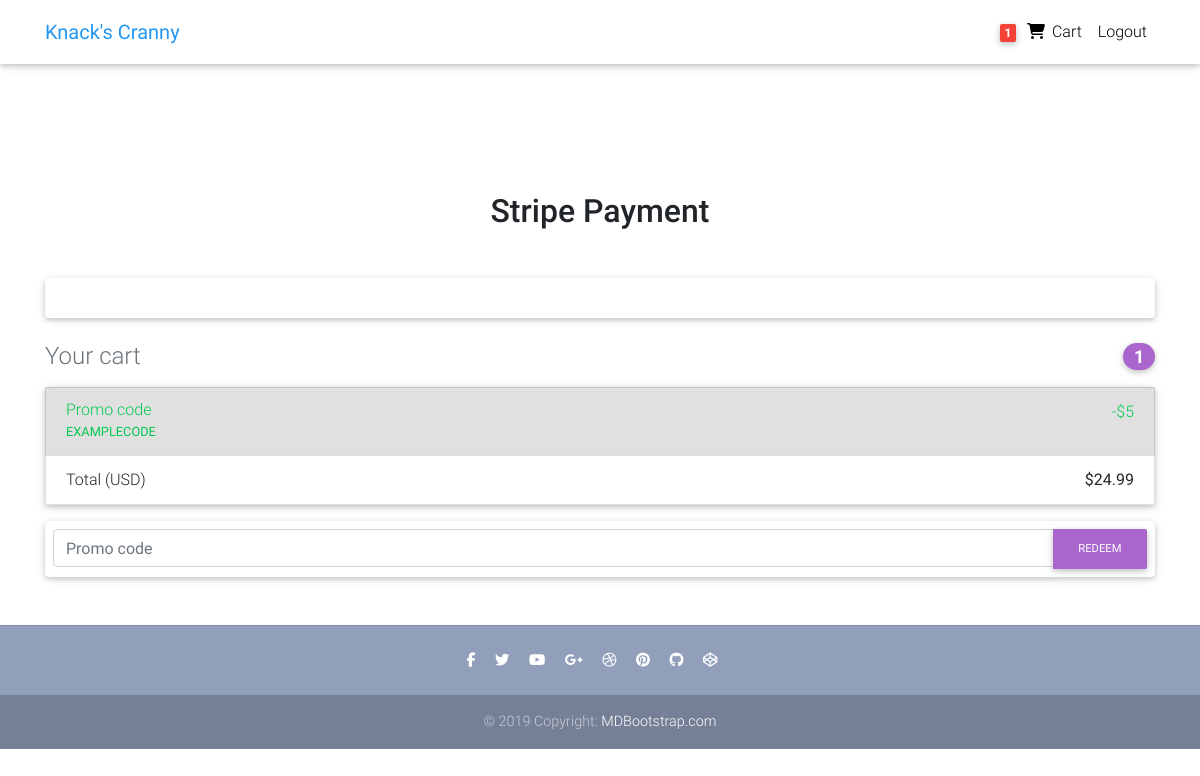
The app's page /stripe/ (signed in), older data.
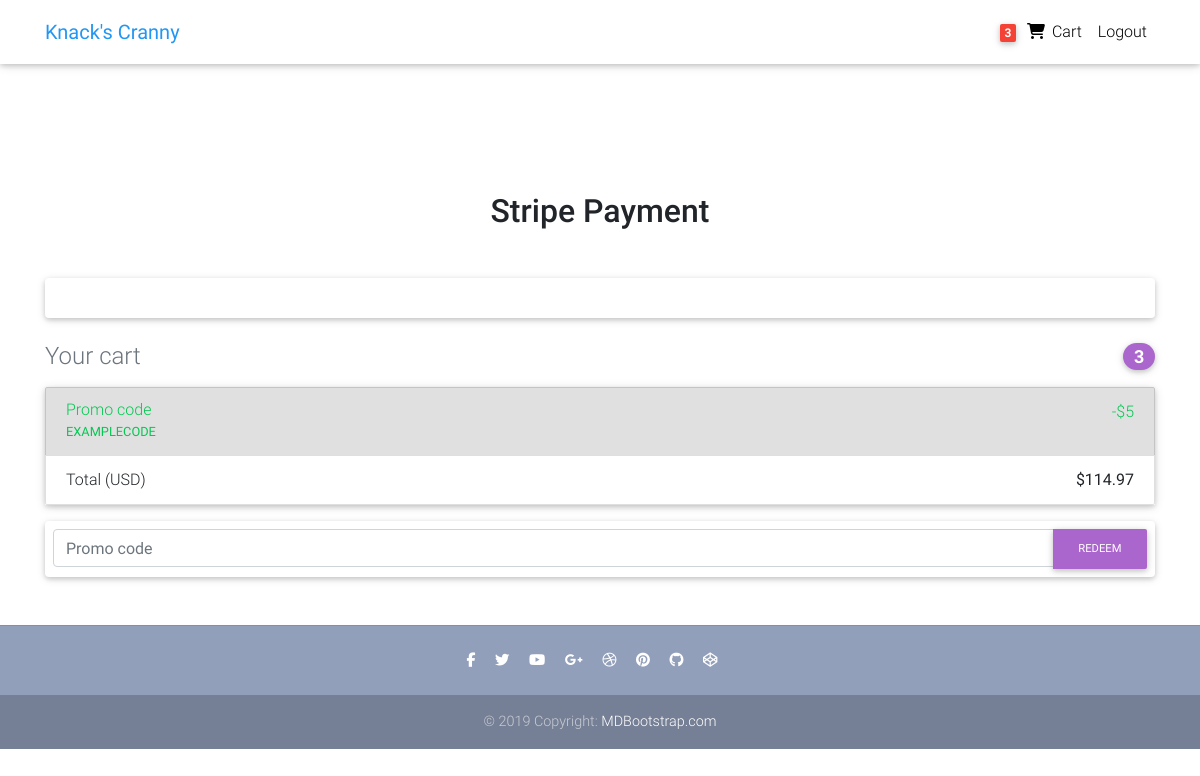
The same page, newer data.
### ecommerce/models.py (models this page shows, shortened)
class Order(models.Model):
    customer = models.ForeignKey(User, on_delete=models.SET_NULL, blank=True, null=True) # Create a Customer model from Dennis
    shipping_address = models.ForeignKey(Address, related_name='shipping_address', on_delete=models.SET_NULL, blank=True, null=True)
    billing_address = models.ForeignKey(Address, related_name='billing_address', on_delete=models.SET_NULL, blank=True, null=True)
    payment = models.ForeignKey(Payment, on_delete=models.SET_NULL, blank=True, null=True)
    date_added = models.DateTimeField(default=timezone.now)
    is_ordered = models.BooleanField(default=False)
    ordered_date = models.DateTimeField(blank=True, null=True) # add if ordered
    @property
    def get_cart_total(self):
        order_items = self.orderitem_set.all()
        total = sum([item.get_total for item in order_items])
        return total
    @property
    def get_cart_items(self):
        order_items = self.orderitem_set.all()
        total = sum([item.quantity for item in order_items])
        return total

class OrderItem(models.Model):
    item = models.ForeignKey(Variation, on_delete=models.SET_NULL, blank=True, null=True)
    order = models.ForeignKey(Order, on_delete=models.SET_NULL, blank=True, null=True)
    quantity = models.IntegerField(default=0, blank=True, null=True)
    date_added = models.DateTimeField(default=timezone.now)
    @property
    def get_total(self):
        total = self.item.price * self.quantity
        return total

class Variation(models.Model):
    item = models.ForeignKey(Item, on_delete=models.CASCADE)
    name = models.CharField(max_length=100, default='regular')
    alias = models.CharField(max_length=150, blank=True, unique=True)
    price = models.DecimalField(max_digits=6, decimal_places=2, null=True, blank=True)
    price_discount = models.DecimalField(max_digits=6, decimal_places=2, null=True, blank=True)
    description = models.TextField(null=True, blank=True)
    inventory = models.PositiveIntegerField(default=0, blank=True)
    active = models.BooleanField(default=True)
    date_added = models.DateTimeField(default=timezone.now)
    date_updated = models.DateTimeField(default=timezone.now)

### payment/views.py (the view)
# urls.py: path('stripe/', views.stripe, name='stripe'),
def stripe(request):
    order = Order.objects.filter(customer=request.user, is_ordered=False).first()
    context = {
        'order': order,
    }
    return render(request, 'payment/stripe.html',context)

### ecommerce/templatetags/cart_items_count.py (called while the page is built)
@register.filter
def cart_items_count(user):
    if user.is_authenticated:
        order = Order.objects.filter(customer=user, is_ordered=False).first()
        return order.get_cart_items
    return 0

### payment/templates/payment/stripe.html (shortened to what this page needs)
{% extends "ecommerce/base.html" %}
{% block content %}
<main class="mt-5 pt-4">
  <div class="container wow fadeIn">
    <h2 class="my-5 h2 text-center">Stripe Payment</h2>
    <div class="row">
      <div class="col-md-12 mb-4">
        <div class="card">
          <div class="card-body">
            </div>
        </div>
      </div>
    </div>
    <div class="row">
      <div class="col-md-12 mb-4">
        <h4 class="d-flex justify-content-between align-items-center mb-3">
          <span class="text-muted">Your cart</span>
          <span class="badge badge-secondary badge-pill">{{ order.get_cart_items }}</span>
        </h4>
        <ul class="list-group mb-3 z-depth-1">
          <li class="list-group-item d-flex justify-content-between bg-light">
            <div class="text-success">
              <h6 class="my-0">Promo code</h6>
              <small>EXAMPLECODE</small>
            </div>
            <span class="text-success">-$5</span>
          </li>
          <li class="list-group-item d-flex justify-content-between">
            <span>Total (USD)</span>
            <strong>${{ order.get_cart_total }}</strong>
          </li>
        </ul>
        <form class="card p-2">
          <div class="input-group">
            <input type="text" class="form-control" placeholder="Promo code" aria-label="Recipient's username"
              aria-describedby="basic-addon2">
            <div class="input-group-append">
              <button class="btn btn-secondary btn-md waves-effect m-0" type="button">Redeem</button>
            </div>
          </div>
        </form>
      </div>
    </div>
  </div>
</main>
{% endblock content %}

### ecommerce/templates/ecommerce/navbar.html (shortened to what this page needs)
{% load cart_items_count %}
<nav class="navbar fixed-top navbar-expand-lg navbar-light white scrolling-navbar">
    <div class="container">
      <a class="navbar-brand waves-effect" href="/">
        <strong class="blue-text">Knack's Cranny</strong>
      </a>
      <div class="collapse navbar-collapse" id="navbarSupportedContent">
        <ul class="navbar-nav nav-flex-icons">
          {% if request.user.is_authenticated %}
          <li class="nav-item">
            <a href="{% url 'ecommerce:cart' %}" class="nav-link waves-effect">
              <span class="badge red z-depth-1 mr-1"> {{ request.user|cart_items_count }} </span>
              <i class="fas fa-shopping-cart"></i>
              <span class="clearfix d-none d-sm-inline-block"> Cart </span>
            </a>
          </li>
          <li class="nav-item">
            <a class="nav-link waves-effect" href="#">
              <span class="clearfix d-none d-sm-inline-block"> Logout </span>
            </a>
          </li>
          {% endif %}
        </ul>
      </div>
    </div>
  </nav>

Row changes from the older to the newer data that the page shows:
removed Order: get_cart_items "1", get_cart_total "24.99"
added Order: get_cart_items "3", get_cart_total "114.97"
Text that changed along with them:
{{ request.user|cart_items_count }}: "1" → "3"
